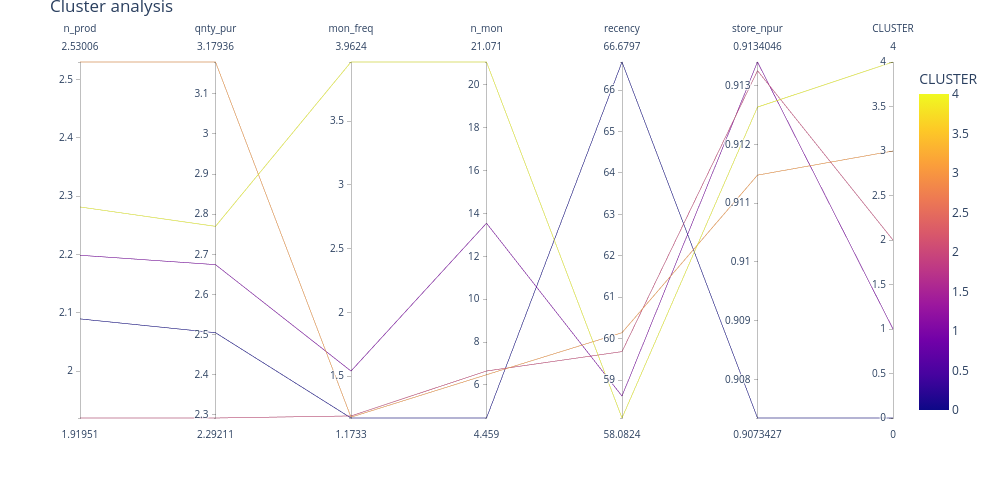

The code cell stored with this chart in its notebook:
### Code cell
# Coordenadas Paralelas
fig = px.parallel_coordinates(cluster_means[parallel_variables +['CLUSTER']], color="CLUSTER")
fig.update_layout(
    title={
        'text': "Cluster analysis",
        'y':1
        },
    height=500,
    width=1000)
fig.show()

### Figure 1 — Plotly figure (JSON) as saved in the notebook; plotly's stock layout.template omitted (floating-point values rounded to 4 significant figures)
{"data": [{"dimensions": [{"label": "n_prod", "values": [2.089, 2.199, 1.92, 2.53, 2.281]}, {"label": "qnty_pur", "values": [2.505, 2.674, 2.292, 3.179, 2.77]}, {"label": "mon_freq", "values": [1.173, 1.541, 1.189, 1.18, 3.962]}, {"label": "n_mon", "values": [4.459, 13.55, 6.651, 6.478, 21.07]}, {"label": "recency", "values": [66.68, 58.61, 59.69, 60.14, 58.08]}, {"label": "store_npur", "values": [0.9073, 0.9134, 0.9133, 0.9115, 0.9126]}, {"label": "CLUSTER", "values": [0, 1, 2, 3, 4]}], "domain": {"x": [0, 1], "y": [0, 1]}, "line": {"color": [0, 1, 2, 3, 4], "coloraxis": "coloraxis"}, "name": "", "type": "parcoords"}], "layout": {"coloraxis": {"colorbar": {"title": {"text": "CLUSTER"}}, "colorscale": [[0, "#0d0887"], [0.1111, "#46039f"], [0.2222, "#7201a8"], [0.3333, "#9c179e"], [0.4444, "#bd3786"], [0.5556, "#d8576b"], [0.6667, "#ed7953"], [0.7778, "#fb9f3a"], [0.8889, "#fdca26"], [1, "#f0f921"]]}, "height": 500, "legend": {"tracegroupgap": 0}, "margin": {"t": 60}, "title": {"text": "Cluster analysis", "y": 1}, "width": 1000}}
